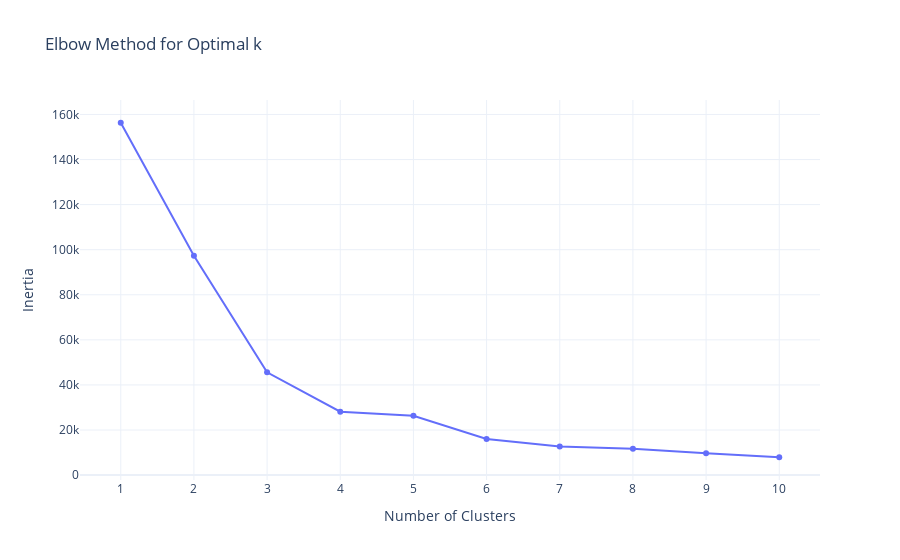

The notebook cell this image was saved under:
### Code cell
# Calculate inertia for k from 1 to 10
inertia = []
k_range = range(1, 11)

for k in k_range:
    kmeans = KMeans(n_clusters=k, random_state=42)
    kmeans.fit(df_pd)
    inertia.append(kmeans.inertia_)

# Create a DataFrame for Plotly
elbow_df = pd.DataFrame({
    "k": list(k_range),
    "inertia": inertia
})

# Create interactive elbow plot
fig = px.line(elbow_df, x="k", y="inertia", markers=True,
              title="Elbow Method for Optimal k",
              labels={"k": "Number of Clusters", "inertia": "Inertia"})

fig.update_layout(xaxis=dict(dtick=1), template="plotly_white")
fig.show()

### Figure 1 — Plotly figure (JSON) as saved in the notebook; plotly's stock layout.template omitted (floating-point values rounded to 4 significant figures)
{"data": [{"hovertemplate": "Number of Clusters=%{x}<br>Inertia=%{y}<extra></extra>", "legendgroup": "", "line": {"color": "#636efa", "dash": "solid"}, "marker": {"symbol": "circle"}, "mode": "lines+markers", "name": "", "orientation": "v", "showlegend": false, "type": "scatter", "x": [1, 2, 3, 4, 5, 6, 7, 8, 9, 10], "xaxis": "x", "y": [156300.0, 97300.0, 45620.0, 28100.0, 26300.0, 16010.0, 12670.0, 11720.0, 9744.0, 7916.0], "yaxis": "y"}], "layout": {"legend": {"tracegroupgap": 0}, "title": {"text": "Elbow Method for Optimal k"}, "xaxis": {"anchor": "y", "domain": [0, 1], "dtick": 1, "title": {"text": "Number of Clusters"}}, "yaxis": {"anchor": "x", "domain": [0, 1], "title": {"text": "Inertia"}}}}
